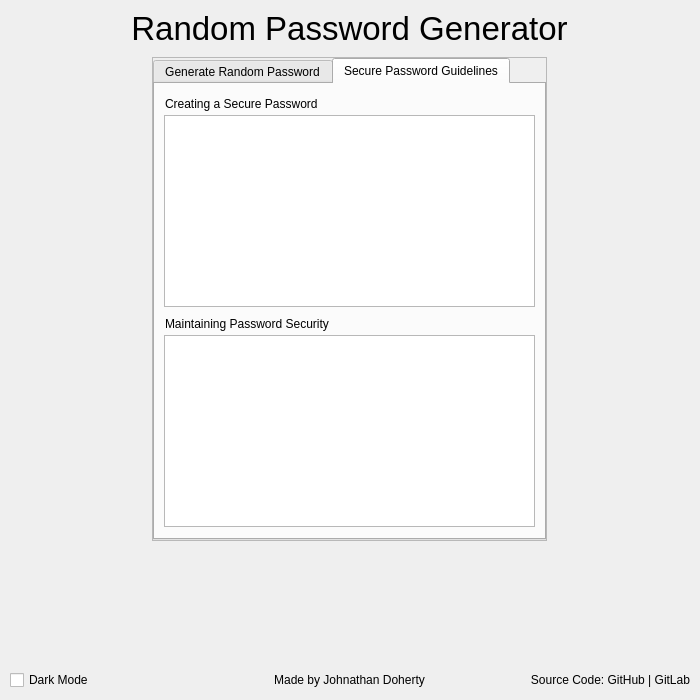
<?xml version="1.0" encoding="UTF-8"?>
<ui version="4.0">
 <class>MainWindow</class>
 <widget class="QMainWindow" name="MainWindow">
  <property name="geometry">
   <rect>
    <x>0</x>
    <y>0</y>
    <width>700</width>
    <height>700</height>
   </rect>
  </property>
  <property name="windowTitle">
   <string>MainWindow</string>
  </property>
  <widget class="QWidget" name="centralwidget">
   <layout class="QVBoxLayout" name="verticalLayout_2">
    <property name="spacing">
     <number>10</number>
    </property>
    <property name="leftMargin">
     <number>10</number>
    </property>
    <property name="topMargin">
     <number>10</number>
    </property>
    <property name="rightMargin">
     <number>10</number>
    </property>
    <property name="bottomMargin">
     <number>10</number>
    </property>
    <item alignment="Qt::AlignHCenter|Qt::AlignTop">
     <widget class="QLabel" name="MainHeadingLabel">
      <property name="font">
       <font>
        <pointsize>25</pointsize>
       </font>
      </property>
      <property name="text">
       <string>Random Password Generator</string>
      </property>
      <property name="alignment">
       <set>Qt::AlignCenter</set>
      </property>
     </widget>
    </item>
    <item>
     <layout class="QHBoxLayout" name="MainHorizontalLayout">
      <item alignment="Qt::AlignHCenter">
       <widget class="QFrame" name="MainContentFrame">
        <property name="enabled">
         <bool>true</bool>
        </property>
        <property name="sizePolicy">
         <sizepolicy hsizetype="Preferred" vsizetype="Preferred">
          <horstretch>0</horstretch>
          <verstretch>0</verstretch>
         </sizepolicy>
        </property>
        <property name="frameShape">
         <enum>QFrame::StyledPanel</enum>
        </property>
        <property name="frameShadow">
         <enum>QFrame::Raised</enum>
        </property>
        <layout class="QHBoxLayout" name="horizontalLayout_5">
         <property name="leftMargin">
          <number>0</number>
         </property>
         <property name="topMargin">
          <number>0</number>
         </property>
         <property name="rightMargin">
          <number>0</number>
         </property>
         <property name="bottomMargin">
          <number>0</number>
         </property>
         <item>
          <widget class="QTabWidget" name="MainTabWidget">
           <property name="minimumSize">
            <size>
             <width>0</width>
             <height>0</height>
            </size>
           </property>
           <property name="currentIndex">
            <number>1</number>
           </property>
           <property name="usesScrollButtons">
            <bool>false</bool>
           </property>
           <widget class="QWidget" name="PassGenTab">
            <attribute name="title">
             <string>Generate Random Password</string>
            </attribute>
            <layout class="QVBoxLayout" name="verticalLayout_3">
             <item alignment="Qt::AlignHCenter|Qt::AlignTop">
              <widget class="QLabel" name="PassGenTabHeadingLabel">
               <property name="font">
                <font>
                 <pointsize>20</pointsize>
                </font>
               </property>
               <property name="text">
                <string>Generate a Random Password</string>
               </property>
               <property name="alignment">
                <set>Qt::AlignCenter</set>
               </property>
              </widget>
             </item>
             <item alignment="Qt::AlignTop">
              <widget class="QWidget" name="PasswdLenWidget" native="true">
               <layout class="QVBoxLayout" name="verticalLayout_4">
                <item>
                 <layout class="QHBoxLayout" name="PasswdLenHeaderLayout">
                  <item alignment="Qt::AlignLeft">
                   <widget class="QLabel" name="PasswdLenLabel">
                    <property name="sizePolicy">
                     <sizepolicy hsizetype="Preferred" vsizetype="Preferred">
                      <horstretch>1</horstretch>
                      <verstretch>0</verstretch>
                     </sizepolicy>
                    </property>
                    <property name="text">
                     <string>Password Length</string>
                    </property>
                   </widget>
                  </item>
                  <item alignment="Qt::AlignRight">
                   <widget class="QPushButton" name="PasswdLenRndmzButton">
                    <property name="text">
                     <string>Randomise</string>
                    </property>
                    <property name="flat">
                     <bool>true</bool>
                    </property>
                   </widget>
                  </item>
                 </layout>
                </item>
                <item alignment="Qt::AlignTop">
                 <widget class="QSlider" name="PasswdLenSlider">
                  <property name="orientation">
                   <enum>Qt::Horizontal</enum>
                  </property>
                 </widget>
                </item>
               </layout>
              </widget>
             </item>
             <item>
              <widget class="QFrame" name="ParamsFrame">
               <property name="frameShape">
                <enum>QFrame::StyledPanel</enum>
               </property>
               <property name="frameShadow">
                <enum>QFrame::Raised</enum>
               </property>
               <layout class="QVBoxLayout" name="verticalLayout">
                <item>
                 <widget class="QWidget" name="ParamsHeaderWidget" native="true">
                  <layout class="QVBoxLayout" name="verticalLayout_5">
                   <property name="leftMargin">
                    <number>0</number>
                   </property>
                   <property name="topMargin">
                    <number>0</number>
                   </property>
                   <property name="rightMargin">
                    <number>0</number>
                   </property>
                   <property name="bottomMargin">
                    <number>0</number>
                   </property>
                   <item>
                    <layout class="QHBoxLayout" name="ParamsHeaderLayout">
                     <item alignment="Qt::AlignLeft">
                      <widget class="QLabel" name="ParamsHeaderLabel">
                       <property name="sizePolicy">
                        <sizepolicy hsizetype="Preferred" vsizetype="Preferred">
                         <horstretch>1</horstretch>
                         <verstretch>0</verstretch>
                        </sizepolicy>
                       </property>
                       <property name="text">
                        <string>Valid Characters</string>
                       </property>
                      </widget>
                     </item>
                     <item>
                      <widget class="QPushButton" name="ParamsResetButton">
                       <property name="text">
                        <string>Reset</string>
                       </property>
                       <property name="flat">
                        <bool>true</bool>
                       </property>
                      </widget>
                     </item>
                     <item alignment="Qt::AlignRight">
                      <widget class="QPushButton" name="ParamsRndmzButton">
                       <property name="text">
                        <string>Randomise</string>
                       </property>
                       <property name="flat">
                        <bool>true</bool>
                       </property>
                      </widget>
                     </item>
                    </layout>
                   </item>
                   <item>
                    <widget class="Line" name="SeparatorLine">
                     <property name="orientation">
                      <enum>Qt::Horizontal</enum>
                     </property>
                    </widget>
                   </item>
                  </layout>
                 </widget>
                </item>
                <item alignment="Qt::AlignTop">
                 <widget class="QWidget" name="UperCharWidget" native="true">
                  <layout class="QVBoxLayout" name="verticalLayout_6">
                   <property name="leftMargin">
                    <number>0</number>
                   </property>
                   <property name="topMargin">
                    <number>0</number>
                   </property>
                   <property name="rightMargin">
                    <number>0</number>
                   </property>
                   <property name="bottomMargin">
                    <number>0</number>
                   </property>
                   <item>
                    <layout class="QHBoxLayout" name="UpperCharHeaderLayout">
                     <item alignment="Qt::AlignLeft">
                      <widget class="QLabel" name="UpperCharLabel">
                       <property name="sizePolicy">
                        <sizepolicy hsizetype="Preferred" vsizetype="Preferred">
                         <horstretch>1</horstretch>
                         <verstretch>0</verstretch>
                        </sizepolicy>
                       </property>
                       <property name="text">
                        <string>Number of Uppercase characters</string>
                       </property>
                      </widget>
                     </item>
                     <item alignment="Qt::AlignRight">
                      <widget class="QPushButton" name="UpperCharRndmzButton">
                       <property name="text">
                        <string>Randomise</string>
                       </property>
                       <property name="flat">
                        <bool>true</bool>
                       </property>
                      </widget>
                     </item>
                    </layout>
                   </item>
                   <item alignment="Qt::AlignTop">
                    <widget class="QSlider" name="UpperCharSlider">
                     <property name="orientation">
                      <enum>Qt::Horizontal</enum>
                     </property>
                    </widget>
                   </item>
                  </layout>
                 </widget>
                </item>
                <item>
                 <widget class="QWidget" name="LowerCharWidget" native="true">
                  <layout class="QVBoxLayout" name="verticalLayout_7">
                   <property name="leftMargin">
                    <number>0</number>
                   </property>
                   <property name="rightMargin">
                    <number>0</number>
                   </property>
                   <property name="bottomMargin">
                    <number>0</number>
                   </property>
                   <item>
                    <layout class="QHBoxLayout" name="LowerCharHeaderLayout">
                     <item alignment="Qt::AlignLeft">
                      <widget class="QLabel" name="LowerCharLabel">
                       <property name="sizePolicy">
                        <sizepolicy hsizetype="Preferred" vsizetype="Preferred">
                         <horstretch>1</horstretch>
                         <verstretch>0</verstretch>
                        </sizepolicy>
                       </property>
                       <property name="text">
                        <string>Number of Lowercase characters</string>
                       </property>
                      </widget>
                     </item>
                     <item alignment="Qt::AlignRight">
                      <widget class="QPushButton" name="LowerCharRndmzButton">
                       <property name="text">
                        <string>Randomise</string>
                       </property>
                       <property name="flat">
                        <bool>true</bool>
                       </property>
                      </widget>
                     </item>
                    </layout>
                   </item>
                   <item alignment="Qt::AlignTop">
                    <widget class="QSlider" name="LowerCharSlider">
                     <property name="orientation">
                      <enum>Qt::Horizontal</enum>
                     </property>
                    </widget>
                   </item>
                  </layout>
                 </widget>
                </item>
                <item>
                 <widget class="QWidget" name="SpclCharWidget" native="true">
                  <layout class="QVBoxLayout" name="verticalLayout_8">
                   <property name="leftMargin">
                    <number>0</number>
                   </property>
                   <property name="topMargin">
                    <number>0</number>
                   </property>
                   <property name="rightMargin">
                    <number>0</number>
                   </property>
                   <property name="bottomMargin">
                    <number>0</number>
                   </property>
                   <item>
                    <layout class="QHBoxLayout" name="SpclCharHeaderLayout">
                     <item alignment="Qt::AlignLeft">
                      <widget class="QLabel" name="SpclCharLabel">
                       <property name="sizePolicy">
                        <sizepolicy hsizetype="Preferred" vsizetype="Preferred">
                         <horstretch>1</horstretch>
                         <verstretch>0</verstretch>
                        </sizepolicy>
                       </property>
                       <property name="text">
                        <string>Number of Special characters</string>
                       </property>
                      </widget>
                     </item>
                     <item alignment="Qt::AlignRight">
                      <widget class="QPushButton" name="SpclCharRndmzButton">
                       <property name="text">
                        <string>Randomise</string>
                       </property>
                       <property name="flat">
                        <bool>true</bool>
                       </property>
                      </widget>
                     </item>
                    </layout>
                   </item>
                   <item alignment="Qt::AlignTop">
                    <widget class="QSlider" name="SpclCharSlider">
                     <property name="orientation">
                      <enum>Qt::Horizontal</enum>
                     </property>
                    </widget>
                   </item>
                  </layout>
                 </widget>
                </item>
                <item>
                 <widget class="QWidget" name="DigitCharWidget" native="true">
                  <layout class="QVBoxLayout" name="verticalLayout_9">
                   <property name="leftMargin">
                    <number>0</number>
                   </property>
                   <property name="topMargin">
                    <number>0</number>
                   </property>
                   <property name="rightMargin">
                    <number>0</number>
                   </property>
                   <property name="bottomMargin">
                    <number>0</number>
                   </property>
                   <item>
                    <layout class="QHBoxLayout" name="DigitCharHeaderLayout">
                     <item alignment="Qt::AlignLeft">
                      <widget class="QLabel" name="DigitCharLabel">
                       <property name="sizePolicy">
                        <sizepolicy hsizetype="Preferred" vsizetype="Preferred">
                         <horstretch>1</horstretch>
                         <verstretch>0</verstretch>
                        </sizepolicy>
                       </property>
                       <property name="text">
                        <string>Number of Digits</string>
                       </property>
                      </widget>
                     </item>
                     <item alignment="Qt::AlignRight">
                      <widget class="QPushButton" name="DigitCharRndmzButton">
                       <property name="text">
                        <string>Randomise</string>
                       </property>
                       <property name="flat">
                        <bool>true</bool>
                       </property>
                      </widget>
                     </item>
                    </layout>
                   </item>
                   <item alignment="Qt::AlignTop">
                    <widget class="QSlider" name="DigitCharSlider">
                     <property name="orientation">
                      <enum>Qt::Horizontal</enum>
                     </property>
                    </widget>
                   </item>
                  </layout>
                 </widget>
                </item>
               </layout>
              </widget>
             </item>
             <item>
              <layout class="QHBoxLayout" name="OutputLayout">
               <item alignment="Qt::AlignLeft">
                <widget class="QPushButton" name="PasswdGenButton">
                 <property name="text">
                  <string>Generate</string>
                 </property>
                </widget>
               </item>
               <item>
                <widget class="QLineEdit" name="PasswdOutputLineEdit">
                 <property name="sizePolicy">
                  <sizepolicy hsizetype="Expanding" vsizetype="Fixed">
                   <horstretch>1</horstretch>
                   <verstretch>0</verstretch>
                  </sizepolicy>
                 </property>
                </widget>
               </item>
               <item alignment="Qt::AlignRight">
                <widget class="QPushButton" name="PasswdCopyButton">
                 <property name="text">
                  <string>Copy</string>
                 </property>
                 <property name="flat">
                  <bool>true</bool>
                 </property>
                </widget>
               </item>
              </layout>
             </item>
            </layout>
           </widget>
           <widget class="QWidget" name="SecPasswdGuideTab">
            <attribute name="title">
             <string>Secure Password Guidelines</string>
            </attribute>
            <layout class="QVBoxLayout" name="verticalLayout_10">
             <item>
              <widget class="QWidget" name="CreatePasswdWidget" native="true">
               <property name="sizePolicy">
                <sizepolicy hsizetype="Preferred" vsizetype="Preferred">
                 <horstretch>0</horstretch>
                 <verstretch>0</verstretch>
                </sizepolicy>
               </property>
               <layout class="QVBoxLayout" name="verticalLayout_11">
                <property name="spacing">
                 <number>0</number>
                </property>
                <property name="leftMargin">
                 <number>0</number>
                </property>
                <property name="topMargin">
                 <number>0</number>
                </property>
                <property name="rightMargin">
                 <number>0</number>
                </property>
                <property name="bottomMargin">
                 <number>0</number>
                </property>
                <item alignment="Qt::AlignTop">
                 <widget class="QPushButton" name="CreatePasswdHeaderButton">
                  <property name="styleSheet">
                   <string notr="true">QPushButton {
	text-align: left;
}</string>
                  </property>
                  <property name="text">
                   <string>Creating a Secure Password</string>
                  </property>
                  <property name="checkable">
                   <bool>true</bool>
                  </property>
                  <property name="flat">
                   <bool>true</bool>
                  </property>
                 </widget>
                </item>
                <item>
                 <widget class="QTextBrowser" name="CreatePasswdTextBrowser">
                  <property name="sizePolicy">
                   <sizepolicy hsizetype="Expanding" vsizetype="Expanding">
                    <horstretch>0</horstretch>
                    <verstretch>0</verstretch>
                   </sizepolicy>
                  </property>
                 </widget>
                </item>
               </layout>
              </widget>
             </item>
             <item>
              <widget class="QWidget" name="MaintPasswdWidget" native="true">
               <property name="sizePolicy">
                <sizepolicy hsizetype="Preferred" vsizetype="Preferred">
                 <horstretch>0</horstretch>
                 <verstretch>0</verstretch>
                </sizepolicy>
               </property>
               <layout class="QVBoxLayout" name="verticalLayout_12">
                <property name="spacing">
                 <number>0</number>
                </property>
                <property name="leftMargin">
                 <number>0</number>
                </property>
                <property name="topMargin">
                 <number>0</number>
                </property>
                <property name="rightMargin">
                 <number>0</number>
                </property>
                <property name="bottomMargin">
                 <number>0</number>
                </property>
                <item alignment="Qt::AlignTop">
                 <widget class="QPushButton" name="MaintPasswdHeaderButton">
                  <property name="styleSheet">
                   <string notr="true">QPushButton {
	text-align: left;
}</string>
                  </property>
                  <property name="text">
                   <string>Maintaining Password Security</string>
                  </property>
                  <property name="checkable">
                   <bool>true</bool>
                  </property>
                  <property name="flat">
                   <bool>true</bool>
                  </property>
                 </widget>
                </item>
                <item>
                 <widget class="QTextBrowser" name="MaintPasswdTextBrowser">
                  <property name="sizePolicy">
                   <sizepolicy hsizetype="Expanding" vsizetype="Expanding">
                    <horstretch>0</horstretch>
                    <verstretch>0</verstretch>
                   </sizepolicy>
                  </property>
                 </widget>
                </item>
               </layout>
              </widget>
             </item>
             <item>
              <spacer name="GuideTabVerticalSpacer">
               <property name="orientation">
                <enum>Qt::Vertical</enum>
               </property>
               <property name="sizeType">
                <enum>QSizePolicy::Expanding</enum>
               </property>
               <property name="sizeHint" stdset="0">
                <size>
                 <width>20</width>
                 <height>0</height>
                </size>
               </property>
              </spacer>
             </item>
            </layout>
           </widget>
          </widget>
         </item>
        </layout>
       </widget>
      </item>
     </layout>
    </item>
    <item>
     <spacer name="BottomVerticalSpacer">
      <property name="orientation">
       <enum>Qt::Vertical</enum>
      </property>
      <property name="sizeHint" stdset="0">
       <size>
        <width>20</width>
        <height>40</height>
       </size>
      </property>
     </spacer>
    </item>
    <item>
     <layout class="QHBoxLayout" name="BottomBarHorizontalLayout">
      <item alignment="Qt::AlignLeft">
       <widget class="QCheckBox" name="DarkModeCheckBox">
        <property name="text">
         <string>Dark Mode</string>
        </property>
       </widget>
      </item>
      <item alignment="Qt::AlignHCenter|Qt::AlignVCenter">
       <widget class="QLabel" name="AuthorLabel">
        <property name="sizePolicy">
         <sizepolicy hsizetype="Preferred" vsizetype="Preferred">
          <horstretch>0</horstretch>
          <verstretch>0</verstretch>
         </sizepolicy>
        </property>
        <property name="text">
         <string>Made by Johnathan Doherty</string>
        </property>
        <property name="alignment">
         <set>Qt::AlignCenter</set>
        </property>
       </widget>
      </item>
      <item alignment="Qt::AlignRight">
       <widget class="QLabel" name="SourceCodeLinkLabel">
        <property name="text">
         <string>Source Code: GitHub | GitLab</string>
        </property>
        <property name="alignment">
         <set>Qt::AlignRight|Qt::AlignTrailing|Qt::AlignVCenter</set>
        </property>
       </widget>
      </item>
     </layout>
    </item>
   </layout>
  </widget>
 </widget>
 <resources/>
 <connections>
  <connection>
   <sender>MaintPasswdHeaderButton</sender>
   <signal>toggled(bool)</signal>
   <receiver>MaintPasswdTextBrowser</receiver>
   <slot>setVisible(bool)</slot>
   <hints>
    <hint type="sourcelabel">
     <x>344</x>
     <y>336</y>
    </hint>
    <hint type="destinationlabel">
     <x>350</x>
     <y>380</y>
    </hint>
   </hints>
  </connection>
  <connection>
   <sender>CreatePasswdHeaderButton</sender>
   <signal>toggled(bool)</signal>
   <receiver>CreatePasswdTextBrowser</receiver>
   <slot>setVisible(bool)</slot>
   <hints>
    <hint type="sourcelabel">
     <x>286</x>
     <y>113</y>
    </hint>
    <hint type="destinationlabel">
     <x>288</x>
     <y>159</y>
    </hint>
   </hints>
  </connection>
 </connections>
</ui>
